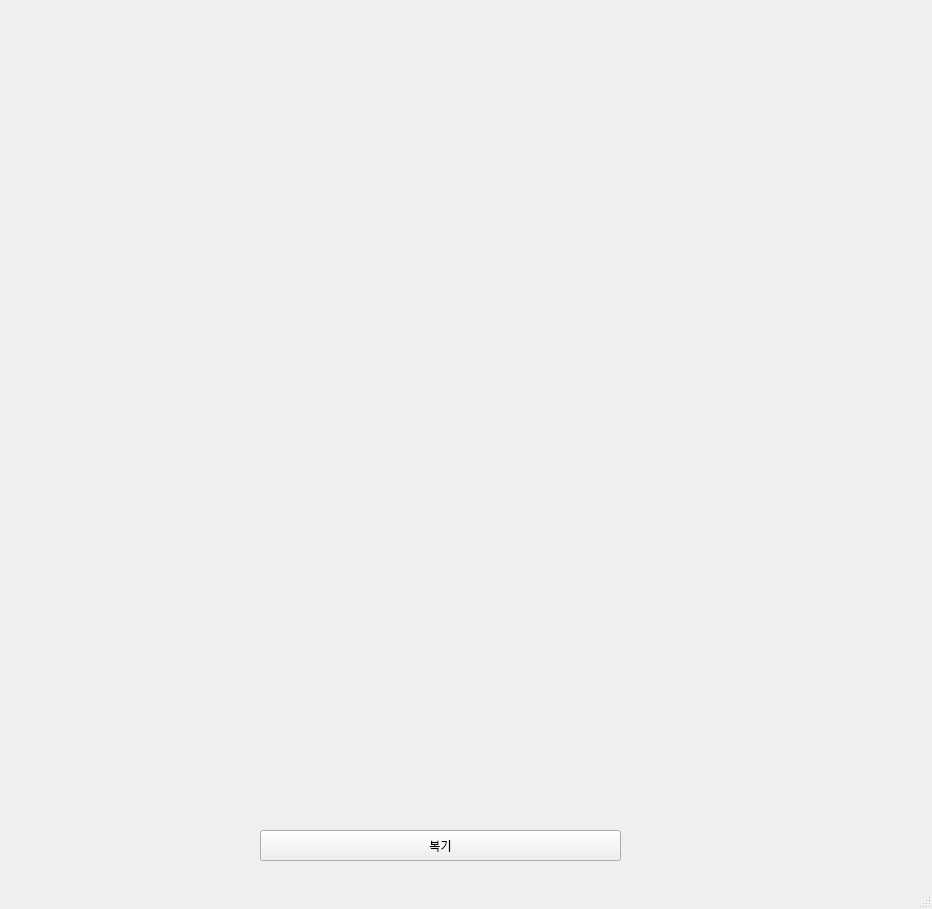
<?xml version="1.0" encoding="UTF-8"?>
<ui version="4.0">
 <class>MainWindow</class>
 <widget class="QMainWindow" name="MainWindow">
  <property name="geometry">
   <rect>
    <x>0</x>
    <y>0</y>
    <width>932</width>
    <height>909</height>
   </rect>
  </property>
  <property name="windowTitle">
   <string>MainWindow</string>
  </property>
  <widget class="QWidget" name="centralwidget">
   <widget class="QPushButton" name="pbReset">
    <property name="geometry">
     <rect>
      <x>260</x>
      <y>830</y>
      <width>361</width>
      <height>31</height>
     </rect>
    </property>
    <property name="toolTip">
     <string>pbReset</string>
    </property>
    <property name="text">
     <string>복기</string>
    </property>
   </widget>
  </widget>
  <widget class="QMenuBar" name="menubar">
   <property name="geometry">
    <rect>
     <x>0</x>
     <y>0</y>
     <width>932</width>
     <height>21</height>
    </rect>
   </property>
  </widget>
  <widget class="QStatusBar" name="statusbar"/>
 </widget>
 <resources/>
 <connections/>
</ui>
